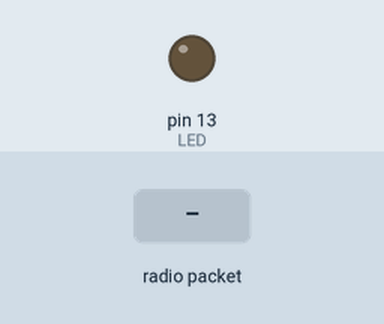
Recording of a sketch running on a simulated Arduino Uno, built with avr-gcc and run on an emulated ATmega328P. Shown: output pins drawn as LEDs (lit = HIGH). The test bench sets the inputs (shaded band). No radio packets arrive unless stated; pins used as bus, display or sensor lines are not drawn; what the sketch prints to the serial monitor is not drawn.

Above: at 1.3 s.
1.4 s: radio packet "1" arrives
Timing chart, 0 to 4.4 s (numbered marks = the images above; inputs shaded):
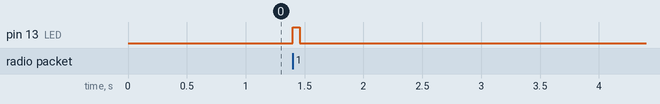

Measured:
- after the input at 1.4 s, pin 13 (LED): LOW → HIGH at once, → LOW 0.06 s later

The sketch:

receiver.ino
```cpp
//This code is based on the original code published by Adafruit availabe at https://learn.adafruit.com/adafruit-rfm69hcw-and-rfm96-rfm95-rfm98-lora-packet-padio-breakouts/rfm9x-test
#include <SPI.h>
#include <RH_RF95.h>

#define RFM95_CS 10
#define RFM95_RST 9
#define RFM95_INT 2

#define RF95_FREQ 433.0

RH_RF95 rf95(RFM95_CS, RFM95_INT);

#define LED 13

void setup()
{
  pinMode(LED, OUTPUT);
  pinMode(RFM95_RST, OUTPUT);
  digitalWrite(RFM95_RST, HIGH);

  while (!Serial);
  Serial.begin(9600);
  delay(100);

  digitalWrite(RFM95_RST, LOW);
  delay(10);
  digitalWrite(RFM95_RST, HIGH);
  delay(10);

  while (!rf95.init()) {
    Serial.println("Initializing failed");
    while (1);
  }
  Serial.println("Initialisation succeeded");


  if (!rf95.setFrequency(RF95_FREQ)) {
    Serial.println("Can't set the specifide frequency");
    while (1);
  }
  Serial.print("Set Freq to: "); Serial.println(RF95_FREQ);

  rf95.setTxPower(23, false);
}

void loop()
{
  if (rf95.available())
  {
    //Read the availabe message
    uint8_t buf[RH_RF95_MAX_MESSAGE_LEN];
    uint8_t len = sizeof(buf);

    if (rf95.recv(buf, &len))
    {
      //Receive the message
      digitalWrite(LED, HIGH);
      RH_RF95::printBuffer("Received: ", buf, len);
      Serial.print("Got: ");
      Serial.println((char*)buf);

      // Send a reply
      uint8_t data[] = "Ack";
      rf95.send(data, sizeof(data));
      rf95.waitPacketSent();
      Serial.println("Sent a reply");
      digitalWrite(LED, LOW);
    }
    else
    {
      //If receive failed
      Serial.println("Receive failed");
    }
  }
}
```
